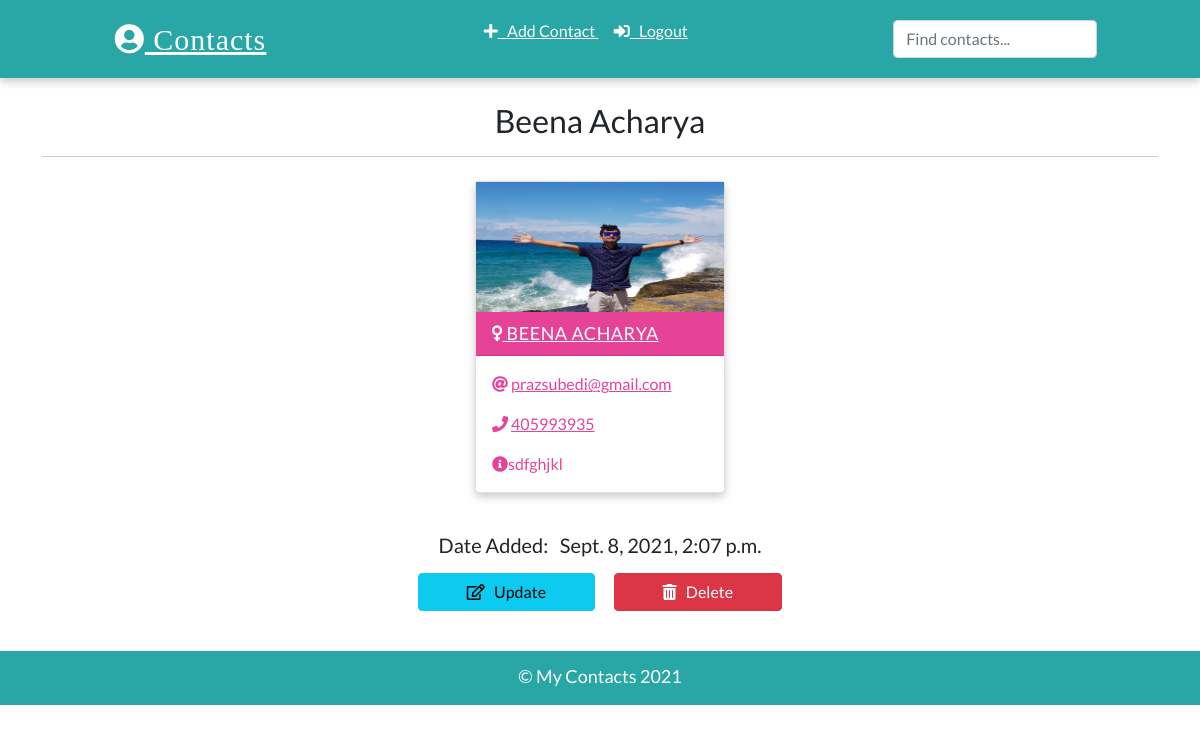
Page /detail/2/ (signed in) on the committed database.
### app/models.py (models this page shows, shortened)
class Contact(models.Model):
    manager = models.ForeignKey(User, on_delete=models.CASCADE, default = None)
    name = models.CharField(max_length=30)
    email = models.EmailField(max_length=100)
    phone = models.IntegerField()
    info = models.CharField(max_length=30)
    gender = models.CharField(max_length=20, choices=(
        ('male', 'Male'),
        ('female', 'Female')
    ))
    image = models.ImageField(upload_to='images/contacts', blank=True)
    date_added = models.DateTimeField(default=datetime.now)
    class Meta:
        ordering = ['-id']

### app/views.py (the view)
# urls.py: path("detail/<int:pk>/", views.ContactDetailView.as_view(), name="detail"),
class ContactDetailView(LoginRequiredMixin, DetailView):
    model = models.Contact
    template_name = "detail.html"
    context_object_name = 'contact'

### templates/detail.html (shortened to what this page needs)
{% extends 'base.html' %}
{% load static %}
{% block content %}
    {% if contact.manager == request.user %}
    <div class="container">
      <h2 class="heading font-weight-light text-center">{{contact.name}}</h2>
      <hr />
    </div>
    <div class="container main-part">
      {% include 'partials/_card.html' %}
    <div class="container mt-3">
      <h5 class="text-center my-3 font-weight-light">Date Added: &nbsp; {{contact.date_added}}</h5>
      <p class="text-center text-light">
        <a class="btn btn-info px-5" href="{% url 'update' contact.id %}">
        <i class="far fa-edit"></i> &nbsp; Update
        </a>
        <a class="btn btn-danger px-5" href="{% url 'delete' contact.id %}">
        <i class="fas fa-trash-alt"></i> &nbsp; Delete
        </a>
        </p>
      </div>
    </div>
    {% else %}
    <div class="container">
      <h2 class="heading font-weight-light text-center">You don't have access to this page</h2>
      <hr />
    </div>
    {% endif %}
{% endblock content %}

### templates/partials/_card.html
{% load static %}
 {% if contact.gender == 'male' %}
    <div class="card my-2 mx-2 boy-card {% if 'detail' in request.path %}mx-auto w-25{% endif %}">
        <img src="
        {% if contact.image %}
        {{contact.image.url}}
        {% else %}
        {% static 'images/boy.png' %}
        {% endif %}" class="img-fluid" />
        <div class="card-header">
            <a href="{% url 'detail' contact.id %}" class="text-white header-link"><i class="fas fa-mars mr-2"></i> {{contact.name}}</a>
        </div>
        <div class="card-body pb-0">
            <p>
                <i class="fas fa-at mr-2"></i>
                <a href="mailto:{{contact.email}}">{{contact.email}}</a>
            </p>
            <p>
                <i class="fas fa-phone mr-2"></i>
                <a href="tel:{{contact.phone}}">{{contact.phone}}</a>
            </p>
            <p><i class="fas fa-info-circle mr-2"></i> {{contact.info}}</p>
        </div>
    </div>
    {% else %}
    <div class="card my-2 mx-2 girl-card">
        <img src="{% if contact.image %}
        {{contact.image.url}}
        {% else %}
        {% static 'images/girl.png' %}
        {% endif %}" class="img-fluid" />
        <div class="card-header">
            <a href="{% url 'detail' contact.id %}" class="text-white header-link"><i class="fas fa-venus mr-2"></i> {{contact.name}}</a>
        </div>
        <div class="card-body pb-0">
            <p>
                <i class="fas fa-at mr-2"></i>
                <a href="mailto:{{contact.email}}">{{contact.email}}</a>
            </p>
            <p>
                <i class="fas fa-phone mr-2"></i>
                <a href="tel:{{contact.phone}}">{{contact.phone}}</a>
            </p>
            <p><i class="fas fa-info-circle mr-2"></i>{{contact.info}}</p>
        </div>
    </div>
    {% endif %}

### static/css/main.css (style rules this page uses)
:root { --back: #29a7a6; --girl: #e64298; --boy: #2874dd; }
body { font-family: Lato, sans-serif; }
.card { box-shadow: 0 4px 8px 0 rgba(0, 0, 0, 0.2); transition: 0.3s; min-width: 250px; box-sizing: border-box; }
img { height: 130px !important; }
.card-header { font-size: 18px; letter-spacing: 0.5px; text-transform: uppercase; }
.girl-card .card-header { background-color: var(--girl); }
.girl-card .card-body, .girl-card .card-body p a { color: var(--girl); }
.card-body p { cursor: pointer; }
.main-part { display: flex; flex-wrap: wrap; justify-content: space-evenly; }

### rows in the picture
Contact: name "Beena Acharya", image (picture), name "BEENA ACHARYA", email "prazsubedi@gmail.com", phone "405993935", info "sdfghjkl", date_added "Sept. 8, 2021, 2:07 p.m."
